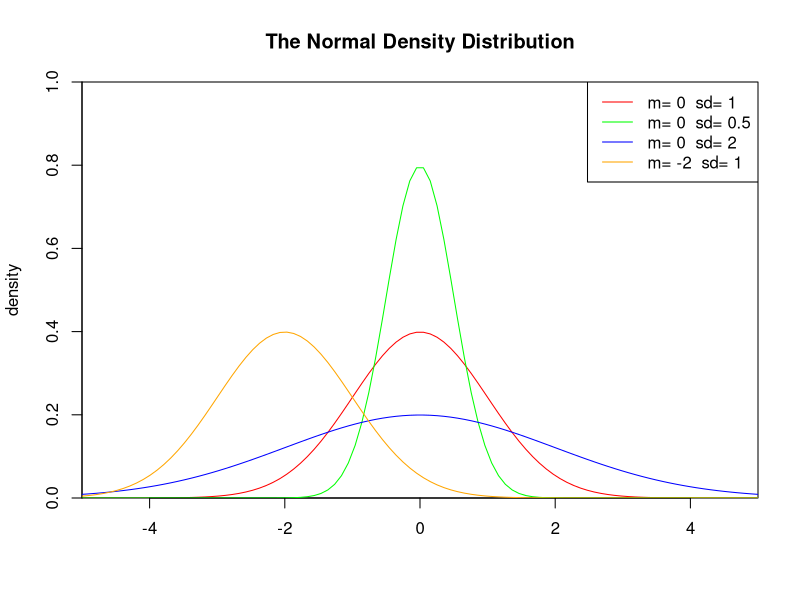
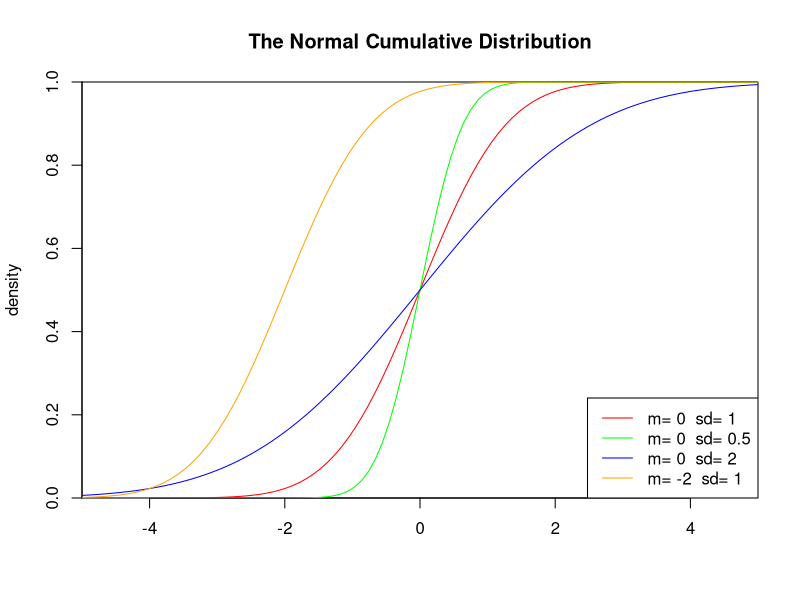

Write the R code that produced these figures, in order.
## ---- chunk 1
set.seed(1)
x <- seq(-5,5,length.out=100)
y <- dnorm(x,0,1)
  
plot(x,y,col="red",xlim=c(-5,5),ylim=c(0,1),type='l',
     xaxs="i", yaxs="i",ylab='density',xlab='',
     main="The Normal Density Distribution")

lines(x,dnorm(x,0,0.5),col="green")
lines(x,dnorm(x,0,2),col="blue")
lines(x,dnorm(x,-2,1),col="orange")

legend("topright",legend=paste("m=",c(0,0,0,-2)," sd=", c(1,0.5,2,1)), lwd=1, col=c("red", "green","blue","orange"))
## ---- chunk 2
set.seed(1)
x <- seq(-5,5,length.out=100)
y <- pnorm(x,0,1)

plot(x,y,col="red",xlim=c(-5,5),ylim=c(0,1),type='l',
     xaxs="i", yaxs="i",ylab='density',xlab='',
     main="The Normal Cumulative Distribution")

lines(x,pnorm(x,0,0.5),col="green")
lines(x,pnorm(x,0,2),col="blue")
lines(x,pnorm(x,-2,1),col="orange")

legend("bottomright",legend=paste("m=",c(0,0,0,-2)," sd=", c(1,0.5,2,1)), lwd=1,col=c("red", "green","blue","orange"))
## ---- chunk 3
set.seed(1)
S<-rnorm(1000)
shapiro.test(S)
## ---- chunk 4
set.seed(1)
S<-rnorm(1000)
ks.test(S, "pnorm")
